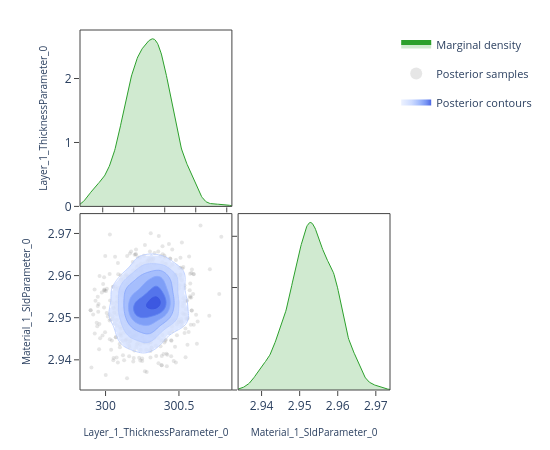

Notebook source saved alongside this figure:
### Code cell
# ---- Pairwise focus: thickness vs SLD ---------------------------------------
# A 2-parameter corner plot zooms in on the joint posterior for a specific
# pair.  This is the same view the EasyReflectometryApp's "2D Heatmap"
# sub-tab uses to inspect parameter degeneracies.


params_of_interest = ['Layer_1_ThicknessParameter_0', 'Material_1_SldParameter_0']
idx = [posterior.param_names.index(p) for p in params_of_interest]
subset_draws = np.asarray(posterior.draws)[:, idx]

fig = plot_corner(subset_draws, params_of_interest)
fig.show()

### Figure 1 — Plotly figure (JSON) as saved in the notebook; plotly's stock layout.template omitted (floating-point values rounded to 4 significant figures; data arrays with more than 128 entries replaced by an {"elided": "..."} marker saying what was removed)
{"data": [{"fill": "tozeroy", "fillcolor": "rgba(44, 160, 44, 0.22)", "hoverinfo": "skip", "legendgroup": "marginal", "line": {"color": "rgb(44, 160, 44)", "width": 1}, "mode": "lines", "name": "Marginal density", "showlegend": true, "type": "scatter", "x": {"elided": "256 float values"}, "xaxis": "x", "y": {"elided": "256 float values"}, "yaxis": "y"}, {"hoverinfo": "skip", "legendgroup": "scatter", "marker": {"color": "rgba(140, 140, 140, 0.22)", "size": 4}, "mode": "markers", "name": "Posterior samples", "showlegend": true, "type": "scatter", "x": {"elided": "800 float values"}, "xaxis": "x3", "y": {"elided": "800 float values"}, "yaxis": "y3", "zorder": 0}, {"colorscale": [[0.0, "rgba(224, 233, 255, 0.62)"], [0.35, "rgba(183, 203, 255, 0.70)"], [0.6, "rgba(138, 169, 252, 0.78)"], [0.82, "rgba(96, 131, 242, 0.84)"], [1.0, "rgba(58, 86, 224, 0.90)"]], "connectgaps": false, "contours": {"coloring": "fill", "end": 160.3, "showlabels": false, "showlines": false, "size": 25.31, "start": 33.74}, "hoverinfo": "skip", "legendgroup": "contour", "name": "Posterior contours", "showlegend": true, "showscale": false, "type": "contour", "x": [299.9, 299.9, 299.9, 299.9, 299.9, 299.9, 299.9, 299.9, 300.0, 300.0, 300.0, 300.0, 300.0, 300.0, 300.0, 300.0, 300.1, 300.1, 300.1, 300.1, 300.1, 300.1, 300.1, 300.1, 300.2, 300.2, 300.2, 300.2, 300.2, 300.2, 300.2, 300.2, 300.3, 300.3, 300.3, 300.3, 300.3, 300.3, 300.3, 300.3, 300.3, 300.4, 300.4, 300.4, 300.4, 300.4, 300.4, 300.4, 300.4, 300.5, 300.5, 300.5, 300.5, 300.5, 300.5, 300.5, 300.5, 300.6, 300.6, 300.6, 300.6, 300.6, 300.6, 300.6, 300.6, 300.7, 300.7, 300.7, 300.7, 300.7, 300.7, 300.7, 300.7, 300.8, 300.8, 300.8, 300.8, 300.8, 300.8, 300.8], "xaxis": "x3", "y": [2.934, 2.934, 2.935, 2.935, 2.936, 2.936, 2.937, 2.937, 2.938, 2.938, 2.939, 2.939, 2.94, 2.94, 2.941, 2.941, 2.942, 2.942, 2.943, 2.943, 2.944, 2.944, 2.945, 2.945, 2.946, 2.946, 2.947, 2.947, 2.948, 2.948, 2.949, 2.949, 2.95, 2.95, 2.951, 2.952, 2.952, 2.953, 2.953, 2.954, 2.954, 2.955, 2.955, 2.956, 2.956, 2.957, 2.957, 2.958, 2.958, 2.959, 2.959, 2.96, 2.96, 2.961, 2.961, 2.962, 2.962, 2.963, 2.963, 2.964, 2.964, 2.965, 2.965, 2.966, 2.966, 2.967, 2.967, 2.968, 2.968, 2.969, 2.969, 2.97, 2.97, 2.971, 2.971, 2.972, 2.972, 2.973, 2.973, 2.974], "yaxis": "y3", "z": {"elided": "80x80 float values"}, "zmax": 160.3, "zmin": 33.74, "zorder": 1}, {"colorscale": [[0.0, "rgba(183, 203, 255, 0.94)"], [0.35, "rgba(183, 203, 255, 0.94)"], [0.35, "rgba(138, 169, 252, 0.95)"], [0.6, "rgba(138, 169, 252, 0.95)"], [0.6, "rgba(96, 131, 242, 0.96)"], [0.82, "rgba(96, 131, 242, 0.96)"], [0.82, "rgba(58, 86, 224, 0.98)"], [1.0, "rgba(58, 86, 224, 0.98)"]], "contours": {"coloring": "lines", "end": 160.3, "showlabels": false, "size": 25.31, "start": 33.74}, "hoverinfo": "skip", "legendgroup": "contour", "line": {"width": 0.9}, "showlegend": false, "showscale": false, "type": "contour", "x": [299.9, 299.9, 299.9, 299.9, 299.9, 299.9, 299.9, 299.9, 300.0, 300.0, 300.0, 300.0, 300.0, 300.0, 300.0, 300.0, 300.1, 300.1, 300.1, 300.1, 300.1, 300.1, 300.1, 300.1, 300.2, 300.2, 300.2, 300.2, 300.2, 300.2, 300.2, 300.2, 300.3, 300.3, 300.3, 300.3, 300.3, 300.3, 300.3, 300.3, 300.3, 300.4, 300.4, 300.4, 300.4, 300.4, 300.4, 300.4, 300.4, 300.5, 300.5, 300.5, 300.5, 300.5, 300.5, 300.5, 300.5, 300.6, 300.6, 300.6, 300.6, 300.6, 300.6, 300.6, 300.6, 300.7, 300.7, 300.7, 300.7, 300.7, 300.7, 300.7, 300.7, 300.8, 300.8, 300.8, 300.8, 300.8, 300.8, 300.8], "xaxis": "x3", "y": [2.934, 2.934, 2.935, 2.935, 2.936, 2.936, 2.937, 2.937, 2.938, 2.938, 2.939, 2.939, 2.94, 2.94, 2.941, 2.941, 2.942, 2.942, 2.943, 2.943, 2.944, 2.944, 2.945, 2.945, 2.946, 2.946, 2.947, 2.947, 2.948, 2.948, 2.949, 2.949, 2.95, 2.95, 2.951, 2.952, 2.952, 2.953, 2.953, 2.954, 2.954, 2.955, 2.955, 2.956, 2.956, 2.957, 2.957, 2.958, 2.958, 2.959, 2.959, 2.96, 2.96, 2.961, 2.961, 2.962, 2.962, 2.963, 2.963, 2.964, 2.964, 2.965, 2.965, 2.966, 2.966, 2.967, 2.967, 2.968, 2.968, 2.969, 2.969, 2.97, 2.97, 2.971, 2.971, 2.972, 2.972, 2.973, 2.973, 2.974], "yaxis": "y3", "z": {"elided": "80x80 float values"}, "zmax": 160.3, "zmin": 33.74, "zorder": 2}, {"fill": "tozeroy", "fillcolor": "rgba(44, 160, 44, 0.22)", "hoverinfo": "skip", "legendgroup": "marginal", "line": {"color": "rgb(44, 160, 44)", "width": 1}, "mode": "lines", "name": "Marginal density", "showlegend": false, "type": "scatter", "x": {"elided": "256 float values"}, "xaxis": "x4", "y": {"elided": "256 float values"}, "yaxis": "y4"}], "layout": {"height": 450, "legend": {"font": {"size": 11}, "itemsizing": "constant", "orientation": "v", "x": 1.02, "xanchor": "left", "y": 1.0, "yanchor": "top"}, "margin": {"b": 60, "l": 80, "r": 160, "t": 30}, "plot_bgcolor": "white", "shapes": [{"fillcolor": "rgba(0,0,0,0)", "layer": "above", "line": {"color": "#444", "width": 1}, "type": "rect", "x0": 0, "x1": 1, "xref": "x domain", "y0": 0, "y1": 1, "yref": "y domain"}, {"fillcolor": "rgba(0,0,0,0)", "layer": "above", "line": {"color": "#444", "width": 1}, "type": "rect", "x0": 0, "x1": 1, "xref": "x3 domain", "y0": 0, "y1": 1, "yref": "y3 domain"}, {"fillcolor": "rgba(0,0,0,0)", "layer": "above", "line": {"color": "#444", "width": 1}, "type": "rect", "x0": 0, "x1": 1, "xref": "x4 domain", "y0": 0, "y1": 1, "yref": "y4 domain"}], "showlegend": true, "width": 550, "xaxis": {"anchor": "y", "domain": [0.0, 0.49], "showgrid": false, "showticklabels": false, "ticks": "outside", "zeroline": false}, "xaxis2": {"anchor": "y2", "domain": [0.51, 1.0], "showgrid": false, "ticks": "outside", "visible": false, "zeroline": false}, "xaxis3": {"anchor": "y3", "domain": [0.0, 0.49], "showgrid": false, "ticks": "outside", "title": {"font": {"size": 10}, "text": "Layer_1_ThicknessParameter_0"}, "zeroline": false}, "xaxis4": {"anchor": "y4", "domain": [0.51, 1.0], "showgrid": false, "ticks": "outside", "title": {"font": {"size": 10}, "text": "Material_1_SldParameter_0"}, "zeroline": false}, "yaxis": {"anchor": "x", "domain": [0.51, 1.0], "showgrid": false, "ticks": "outside", "title": {"font": {"size": 10}, "text": "Layer_1_ThicknessParameter_0"}, "zeroline": false}, "yaxis2": {"anchor": "x2", "domain": [0.51, 1.0], "showgrid": false, "ticks": "outside", "visible": false, "zeroline": false}, "yaxis3": {"anchor": "x3", "domain": [0.0, 0.49], "showgrid": false, "ticks": "outside", "title": {"font": {"size": 10}, "text": "Material_1_SldParameter_0"}, "zeroline": false}, "yaxis4": {"anchor": "x4", "domain": [0.0, 0.49], "showgrid": false, "showticklabels": false, "ticks": "outside", "zeroline": false}}}
